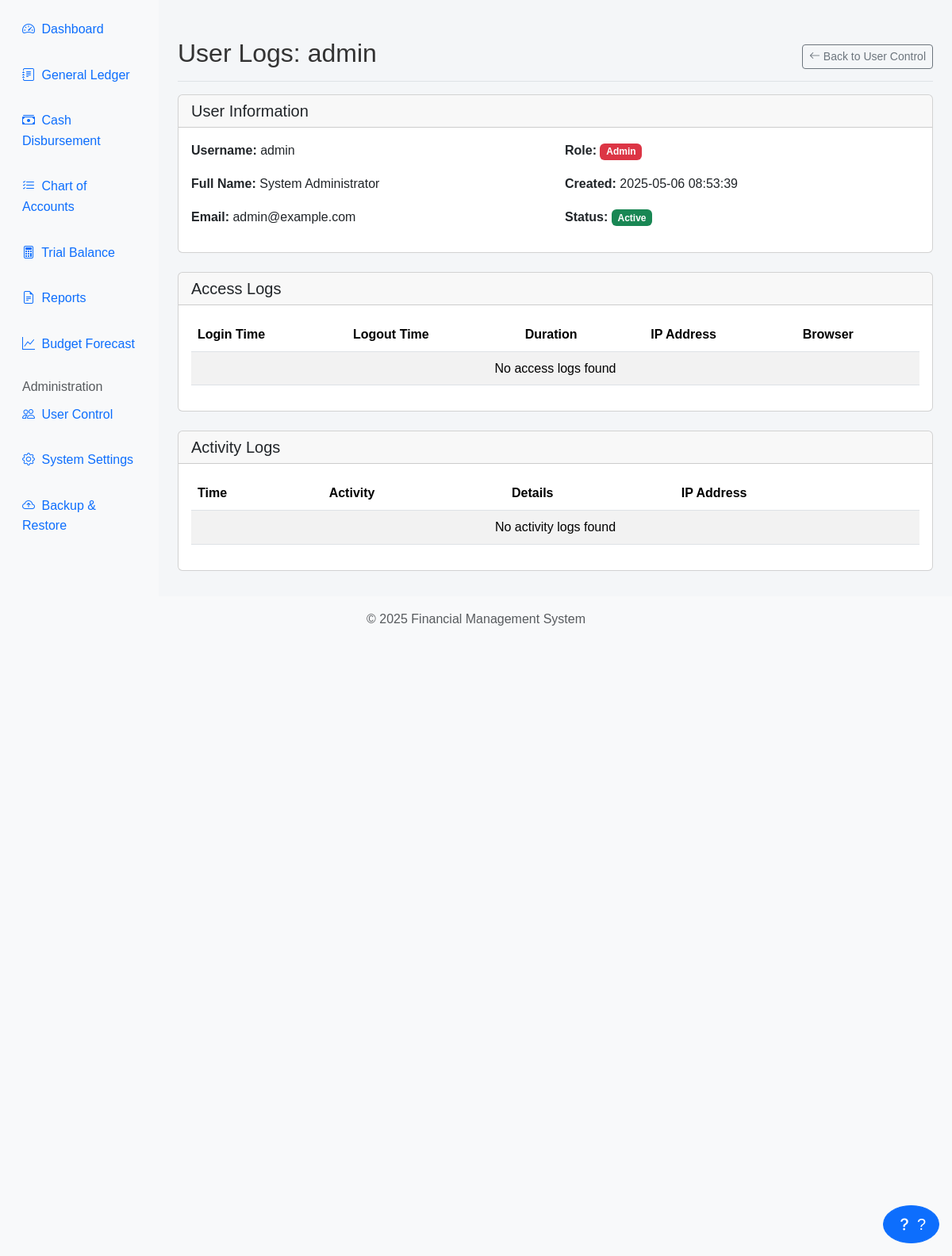
The page /view-user-logs.php?id=1 (signed in) on the database its author committed.
### tables this page shows
CREATE TABLE IF NOT EXISTS users (
    id INT AUTO_INCREMENT PRIMARY KEY,
    username VARCHAR(50) NOT NULL UNIQUE,
    password VARCHAR(255) NOT NULL,
    full_name VARCHAR(100) NOT NULL,
    email VARCHAR(100) NOT NULL,
    role ENUM('Admin', 'Accountant', 'Viewer') NOT NULL DEFAULT 'Viewer',
    created_at TIMESTAMP DEFAULT CURRENT_TIMESTAMP
);

### view-user-logs.php (the view, shortened to what this page needs)
<?php
$userId = isset($_GET['id']) ? (int)$_GET['id'] : 0;
function getUserDetails($userId) {
    $conn = getConnection();
    $sql = "SELECT * FROM users WHERE id = ?";
    $stmt = $conn->prepare($sql);
    $stmt->bind_param("i", $userId);
    $stmt->execute();
    $result = $stmt->get_result();
    if ($result->num_rows > 0) {
        $user = $result->fetch_assoc();
        return $user;
    }
    return null;
}
function getUserAccessLogs($userId) {
    $logs = [];
    return $logs;
}
function getUserActivityLogs($userId) {
    $logs = [];
    return $logs;
}
$user = getUserDetails($userId);
$accessLogs = getUserAccessLogs($userId);
$activityLogs = getUserActivityLogs($userId);
?>
<!DOCTYPE html>
<html lang="en">
<head>
    <?php include 'includes/head.php'; ?>
</head>
<body>
    <?php include 'includes/header.php'; ?>
    <div class="container-fluid">
        <div class="row">
            <?php include 'includes/sidebar.php'; ?>
            <main class="col-md-9 ms-sm-auto col-lg-10 px-md-4">
                <div class="d-flex justify-content-between flex-wrap flex-md-nowrap align-items-center pt-3 pb-2 mb-3 border-bottom">
                    <h1 class="h2">User Logs: <?php echo $user['username']; ?></h1>
                    <div class="btn-toolbar mb-2 mb-md-0">
                        <a href="user-control.php" class="btn btn-sm btn-outline-secondary">
                            <i class="bi bi-arrow-left"></i> Back to User Control
                        </a>
                    </div>
                </div>
                <div class="row mb-4">
                    <div class="col-md-12">
                        <div class="card">
                            <div class="card-header">
                                <h5 class="card-title mb-0">User Information</h5>
                            </div>
                            <div class="card-body">
                                <div class="row">
                                    <div class="col-md-6">
                                        <p><strong>Username:</strong> <?php echo $user['username']; ?></p>
                                        <p><strong>Full Name:</strong> <?php echo $user['full_name']; ?></p>
                                        <p><strong>Email:</strong> <?php echo $user['email']; ?></p>
                                    </div>
                                    <div class="col-md-6">
                                        <p><strong>Role:</strong> <span class="badge <?php echo $user['role'] === 'Admin' ? 'bg-danger' : ($user['role'] === 'Accountant' ? 'bg-warning' : 'bg-info'); ?>"><?php echo $user['role']; ?></span></p>
                                        <p><strong>Created:</strong> <?php echo date('Y-m-d H:i:s', strtotime($user['created_at'])); ?></p>
                                        <p><strong>Status:</strong> <span class="badge bg-success">Active</span></p>
                                    </div>
                                </div>
                            </div>
                        </div>
                    </div>
                </div>
                <div class="row mb-4">
                    <div class="col-md-12">
                        <div class="card">
                            <div class="card-header">
                                <h5 class="card-title mb-0">Access Logs</h5>
                            </div>
                            <div class="card-body">
                                <div class="table-responsive">
                                    <table class="table table-striped table-hover">
                                        <thead>
                                            <tr>
                                                <th>Login Time</th>
                                                <th>Logout Time</th>
                                                <th>Duration</th>
                                                <th>IP Address</th>
                                                <th>Browser</th>
                                            </tr>
                                        </thead>
                                        <tbody>
                                            <?php if (empty($accessLogs)): ?>
                                            <tr>
                                                <td colspan="5" class="text-center">No access logs found</td>
                                            </tr>
                                            <?php endif; ?>
                                        </tbody>
                                    </table>
                                </div>
                            </div>
                        </div>
                    </div>
                </div>
                <div class="row">
                    <div class="col-md-12">
                        <div class="card">
                            <div class="card-header">
                                <h5 class="card-title mb-0">Activity Logs</h5>
                            </div>
                            <div class="card-body">
                                <div class="table-responsive">
                                    <table class="table table-striped table-hover">
                                        <thead>
                                            <tr>
                                                <th>Time</th>
                                                <th>Activity</th>
                                                <th>Details</th>
                                                <th>IP Address</th>
                                            </tr>
                                        </thead>
                                        <tbody>
                                            <?php if (!empty($activityLogs)): ?>
                                                <?php foreach ($activityLogs as $log): ?>
                                                <tr>
                                                    <td><?php echo date('Y-m-d H:i:s', strtotime($log['activity_time'])); ?></td>
                                                    <td><?php echo $log['activity_type']; ?></td>
                                                    <td><?php echo $log['activity_details']; ?></td>
                                                    <td><?php echo $log['ip_address']; ?></td>
                                                </tr>
                                                <?php endforeach; ?>
                                            <?php else: ?>
                                                <tr>
                                                    <td colspan="4" class="text-center">No activity logs found</td>
                                                </tr>
                                            <?php endif; ?>
                                        </tbody>
                                    </table>
                                </div>
                            </div>
                        </div>
                    </div>
                </div>
            </main>
        </div>
    </div>
    <?php include 'includes/footer.php'; ?>
</body>
</html>

### assets/css/style.css (style rules this page uses)
* { margin: 0; padding: 0; box-sizing: border-box; }
body { font-family: Arial, sans-serif; line-height: 1.6; background-color: #f4f6f8; color: #333; }
main { flex: 1; padding: 2rem; }

### rows shown on the page
users: username "admin", full_name "System Administrator", email "admin@example.com", role "Admin", created_at "2025-05-06 08:53:39"
